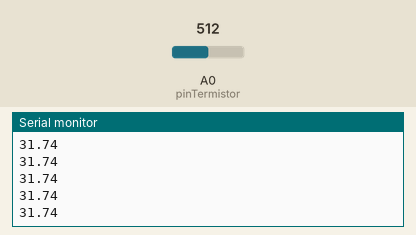
The sketch below on a simulated Arduino Uno, built with avr-gcc and run on an emulated ATmega328P. On the bench: the last lines printed to the serial monitor. The test bench sets the inputs (shaded band); at power-on: A0 (pinTermistor) = 512.

Above: at 1.2 s.
1.3 s: A0 (pinTermistor) set to 716
At 1.54 s:
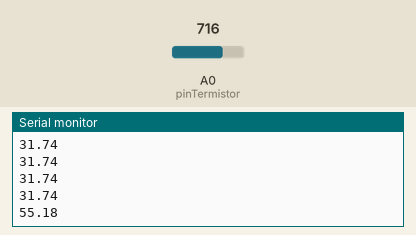
2.8 s: A0 (pinTermistor) set to 900
At 2.9 s:
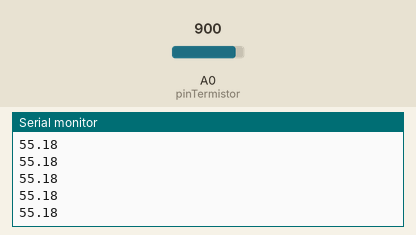
Timing chart, 0 to 5.8 s (numbered marks = the images above; inputs shaded):
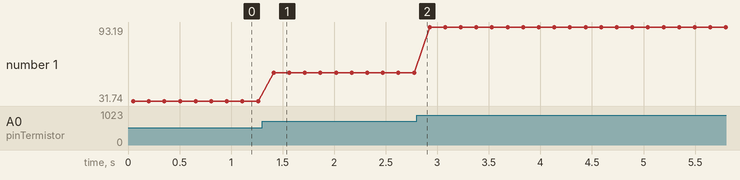

The sketch:

ex19_sensor_NTC.ino
```cpp
/* DÉCIMO NONO PROGRAMA (SENSOR DE TEMPERATURA NTC)
   REFERÊNCIA: https://www.makerhero.com/blog/termistor-ntc-arduino/
   DANIEL RODRIGUES DE SOUSA 11/11/2022 */

#define pinTermistor  A0

// Parâmetros do termistor
#define beta  3600.0
#define r0    10000.0
#define t0    273.0 + 25.0
#define rx    r0 * exp(-beta/t0)

// Parâmetros do circuito
#define vcc   5.0
#define R     10000.0

// Numero de amostras na leitura
#define nAmostras 5

void setup()
{
  Serial.begin(9600);
}

void loop()
{
  // Le o sensor algumas vezes
  int soma = 0;
  for(int i = 0; i < nAmostras; i++)
  {
    soma += analogRead(pinTermistor);
    delay(10);
  }

  // Determina a resistência do termistor
  double v = (vcc*soma)/(nAmostras*1024.0);
  double rt = (vcc*R)/v - R;

  // Calcula a temperatura
  double t = beta / log(rt/rx);
  Serial.println(t-273.0);
  delay(100);
}
```

Measured:
- after the input at 1.3 s, the serial monitor: prints a new line after 0.11 s (image 1)
- plotted number 1: 31.74 → 55.18 after the input at 1.3 s, 55.18 → 93.19 after the input at 2.8 s
